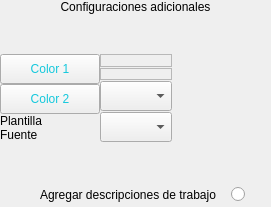
               <widget class="QWidget" name="page_config">
                <layout class="QVBoxLayout" name="verticalLayout_12">
                 <property name="spacing">
                  <number>0</number>
                 </property>
                 <property name="leftMargin">
                  <number>0</number>
                 </property>
                 <property name="topMargin">
                  <number>0</number>
                 </property>
                 <property name="rightMargin">
                  <number>0</number>
                 </property>
                 <property name="bottomMargin">
                  <number>0</number>
                 </property>
                 <item>
                  <widget class="QLabel" name="label_9">
                   <property name="text">
                    <string>Configuraciones adicionales</string>
                   </property>
                   <property name="alignment">
                    <set>Qt::AlignCenter</set>
                   </property>
                  </widget>
                 </item>
                 <item>
                  <spacer name="verticalSpacer_6">
                   <property name="orientation">
                    <enum>Qt::Vertical</enum>
                   </property>
                   <property name="sizeHint" stdset="0">
                    <size>
                     <width>20</width>
                     <height>40</height>
                    </size>
                   </property>
                  </spacer>
                 </item>
                 <item>
                  <layout class="QHBoxLayout" name="horizontalLayout_9">
                   <item>
                    <layout class="QVBoxLayout" name="verticalLayout_10">
                     <item>
                      <widget class="QPushButton" name="bt_color1">
                       <property name="minimumSize">
                        <size>
                         <width>100</width>
                         <height>30</height>
                        </size>
                       </property>
                       <property name="styleSheet">
                        <string notr="true">font: 87 16pt &quot;Noto Sans&quot;;
color: rgb(20,200,220);</string>
                       </property>
                       <property name="text">
                        <string>Color 1</string>
                       </property>
                      </widget>
                     </item>
                     <item>
                      <widget class="QPushButton" name="bt_color2">
                       <property name="minimumSize">
                        <size>
                         <width>100</width>
                         <height>30</height>
                        </size>
                       </property>
                       <property name="styleSheet">
                        <string notr="true">font: 87 16pt &quot;Noto Sans&quot;;
color: rgb(20,200,220);</string>
                       </property>
                       <property name="text">
                        <string>Color 2</string>
                       </property>
                      </widget>
                     </item>
                     <item>
                      <widget class="QLabel" name="label_17">
                       <property name="minimumSize">
                        <size>
                         <width>0</width>
                         <height>0</height>
                        </size>
                       </property>
                       <property name="maximumSize">
                        <size>
                         <width>16777215</width>
                         <height>30</height>
                        </size>
                       </property>
                       <property name="text">
                        <string>Plantilla</string>
                       </property>
                      </widget>
                     </item>
                     <item>
                      <widget class="QLabel" name="lb_font">
                       <property name="maximumSize">
                        <size>
                         <width>16777215</width>
                         <height>30</height>
                        </size>
                       </property>
                       <property name="styleSheet">
                        <string notr="true">font: 18pt &quot;Adobe Courier&quot;;</string>
                       </property>
                       <property name="text">
                        <string>Fuente</string>
                       </property>
                      </widget>
                     </item>
                    </layout>
                   </item>
                   <item>
                    <layout class="QVBoxLayout" name="verticalLayout_11" stretch="0,0,0,0">
                     <property name="spacing">
                      <number>1</number>
                     </property>
                     <item>
                      <widget class="QFrame" name="fr_color1">
                       <property name="maximumSize">
                        <size>
                         <width>16777215</width>
                         <height>30</height>
                        </size>
                       </property>
                       <property name="frameShape">
                        <enum>QFrame::StyledPanel</enum>
                       </property>
                       <property name="frameShadow">
                        <enum>QFrame::Raised</enum>
                       </property>
                      </widget>
                     </item>
                     <item>
                      <widget class="QFrame" name="fr_color2">
                       <property name="maximumSize">
                        <size>
                         <width>16777215</width>
                         <height>30</height>
                        </size>
                       </property>
                       <property name="frameShape">
                        <enum>QFrame::StyledPanel</enum>
                       </property>
                       <property name="frameShadow">
                        <enum>QFrame::Raised</enum>
                       </property>
                      </widget>
                     </item>
                     <item>
                      <widget class="QComboBox" name="comboTem">
                       <property name="minimumSize">
                        <size>
                         <width>0</width>
                         <height>30</height>
                        </size>
                       </property>
                      </widget>
                     </item>
                     <item>
                      <widget class="QComboBox" name="comboFont">
                       <property name="minimumSize">
                        <size>
                         <width>0</width>
                         <height>30</height>
                        </size>
                       </property>
                      </widget>
                     </item>
                    </layout>
                   </item>
                   <item>
                    <spacer name="horizontalSpacer_10">
                     <property name="orientation">
                      <enum>Qt::Horizontal</enum>
                     </property>
                     <property name="sizeHint" stdset="0">
                      <size>
                       <width>40</width>
                       <height>20</height>
                      </size>
                     </property>
                    </spacer>
                   </item>
                   <item>
                    <widget class="QLabel" name="lb_image">
                     <property name="minimumSize">
                      <size>
                       <width>0</width>
                       <height>0</height>
                      </size>
                     </property>
                     <property name="text">
                      <string/>
                     </property>
                     <property name="pixmap">
                      <pixmap>src/templates/plantilla1.jpg</pixmap>
                     </property>
                     <property name="scaledContents">
                      <bool>true</bool>
                     </property>
                     <property name="alignment">
                      <set>Qt::AlignCenter</set>
                     </property>
                     <property name="wordWrap">
                      <bool>false</bool>
                     </property>
                     <property name="margin">
                      <number>1</number>
                     </property>
                     <property name="indent">
                      <number>-1</number>
                     </property>
                     <property name="openExternalLinks">
                      <bool>false</bool>
                     </property>
                    </widget>
                   </item>
                   <item>
                    <spacer name="horizontalSpacer_13">
                     <property name="orientation">
                      <enum>Qt::Horizontal</enum>
                     </property>
                     <property name="sizeHint" stdset="0">
                      <size>
                       <width>40</width>
                       <height>20</height>
                      </size>
                     </property>
                    </spacer>
                   </item>
                   <item>
                    <widget class="QFrame" name="frame_5">
                     <property name="frameShape">
                      <enum>QFrame::StyledPanel</enum>
                     </property>
                     <property name="frameShadow">
                      <enum>QFrame::Raised</enum>
                     </property>
                    </widget>
                   </item>
                  </layout>
                 </item>
                 <item>
                  <spacer name="verticalSpacer_5">
                   <property name="orientation">
                    <enum>Qt::Vertical</enum>
                   </property>
                   <property name="sizeHint" stdset="0">
                    <size>
                     <width>20</width>
                     <height>40</height>
                    </size>
                   </property>
                  </spacer>
                 </item>
                 <item>
                  <layout class="QHBoxLayout" name="horizontalLayout_10">
                   <item>
                    <spacer name="horizontalSpacer_8">
                     <property name="orientation">
                      <enum>Qt::Horizontal</enum>
                     </property>
                     <property name="sizeHint" stdset="0">
                      <size>
                       <width>40</width>
                       <height>20</height>
                      </size>
                     </property>
                    </spacer>
                   </item>
                   <item>
                    <widget class="QLabel" name="label_19">
                     <property name="styleSheet">
                      <string notr="true">font: 87 14pt &quot;Noto Sans&quot;;</string>
                     </property>
                     <property name="text">
                      <string>Agregar descripciones de trabajo</string>
                     </property>
                    </widget>
                   </item>
                   <item>
                    <spacer name="horizontalSpacer_9">
                     <property name="orientation">
                      <enum>Qt::Horizontal</enum>
                     </property>
                     <property name="sizeType">
                      <enum>QSizePolicy::Fixed</enum>
                     </property>
                     <property name="sizeHint" stdset="0">
                      <size>
                       <width>15</width>
                       <height>20</height>
                      </size>
                     </property>
                    </spacer>
                   </item>
                   <item>
                    <widget class="QRadioButton" name="rbt_work_description">
                     <property name="minimumSize">
                      <size>
                       <width>25</width>
                       <height>25</height>
                      </size>
                     </property>
                     <property name="layoutDirection">
                      <enum>Qt::LeftToRight</enum>
                     </property>
                     <property name="text">
                      <string/>
                     </property>
                    </widget>
                   </item>
                   <item>
                    <spacer name="horizontalSpacer_11">
                     <property name="orientation">
                      <enum>Qt::Horizontal</enum>
                     </property>
                     <property name="sizeType">
                      <enum>QSizePolicy::Fixed</enum>
                     </property>
                     <property name="sizeHint" stdset="0">
                      <size>
                       <width>15</width>
                       <height>20</height>
                      </size>
                     </property>
                    </spacer>
                   </item>
                  </layout>
                 </item>
                </layout>
               </widget>
